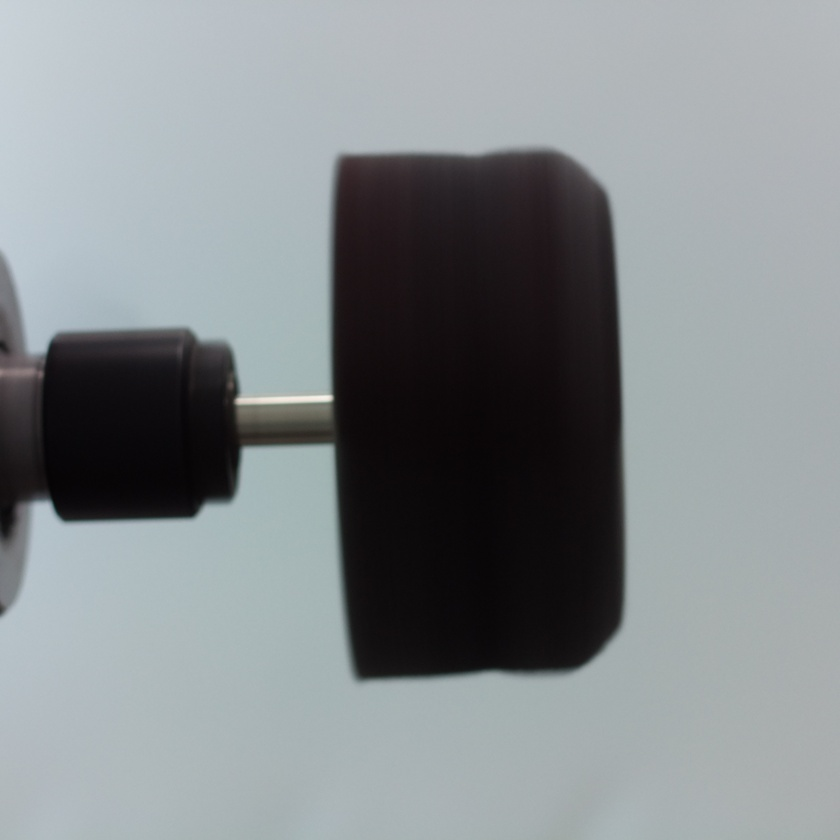
#> input picture Images/60mm/image129.jpeg, 840 x 840 px, shrunk from 2000 x 2000 before the run, found by its file name
$ python test_60.py
#> lines starting #> are read from the running program, lines starting #| are printed output that depends on the picture; after the words box and inside, x2 and y2 are one past the last pixel; in counts of white or black regions, pixels touching at a corner belong together
import cv2
import numpy as np
import matplotlib.pyplot as plt
from scipy.signal import find_peaks # type: ignore
from scipy.interpolate import splprep, splev # type: ignore

def draw_dashed_line(image, start_point, end_point, color, thickness, dash_length):
    x1, y1 = start_point
    x2, y2 = end_point

    total_length = np.sqrt((x2 - x1) ** 2 + (y2 - y1) ** 2)
    num_dashes = int(total_length // dash_length)

    for i in range(num_dashes):
        start = (int(x1 + (x2 - x1) * i / num_dashes), int(y1 + (y2 - y1) * i / num_dashes))
        end = (int(x1 + (x2 - x1) * (i + 0.5) / num_dashes), int(y1 + (y2 - y1) * (i + 0.5) / num_dashes))
        cv2.line(image, start, end, color, thickness)

def draw_vertical_lines_on_image(input_image_path, output_image_path, line_distance):
    # Load the input image
#> called with line_distance = 5
    image = cv2.imread(input_image_path)
#> image is the input picture: shape (840, 840, 3); mean B, G, R 140.6, 138.1, 132.4

    # Convert to grayscale
    gray_image = cv2.cvtColor(image, cv2.COLOR_BGR2GRAY)

    # Convert to binary image using thresholding
    _, binary_image = cv2.threshold(gray_image, 127, 255, cv2.THRESH_BINARY)
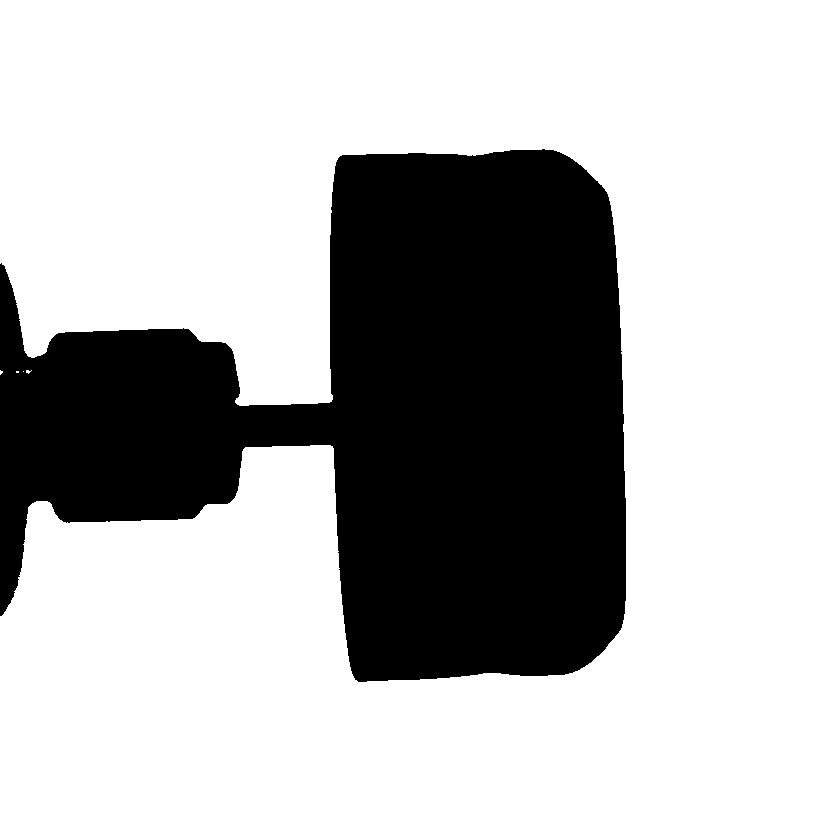
#> binary_image: shape (840, 840); 72.1% white; 1 black region, box (x1, y1, x2, y2) and area: (0, 149, 626, 682) 197079

    # Apply Gaussian blur to the binary image
    blurred_image = cv2.GaussianBlur(binary_image, (5, 5), 0)

    # Detect edges using Canny edge detection
    edges = cv2.Canny(blurred_image, 100, 200)
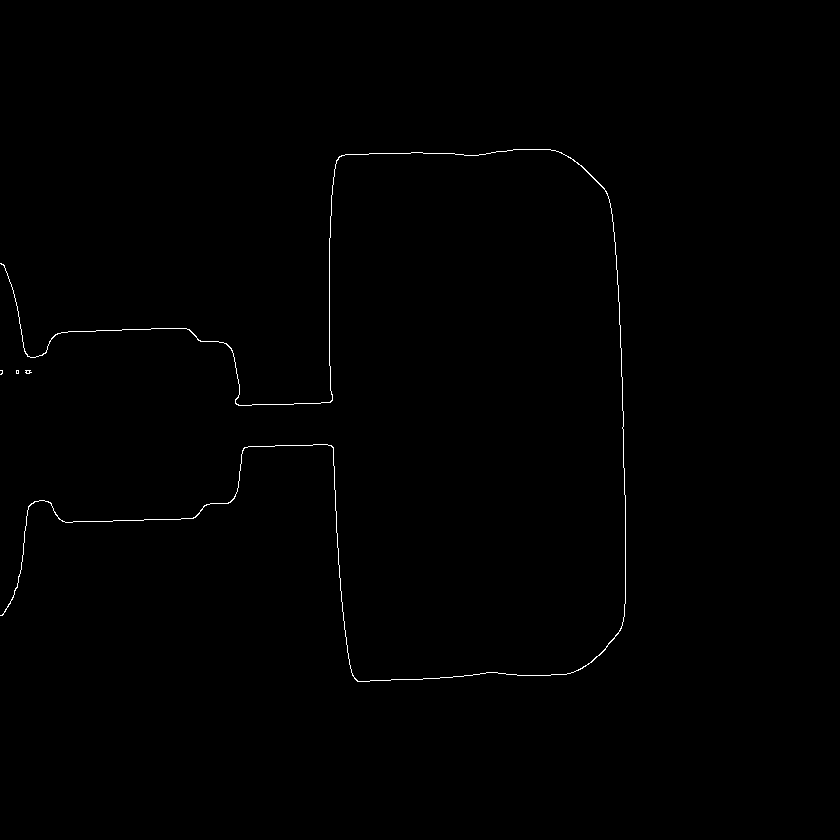
#> edges: shape (840, 840); 0.36% white in thin lines or dots, all inside (x1, y1, x2, y2) = (0, 149, 626, 682)

    # Increase the thickness of the edges
    kernel = np.ones((thickness, thickness), np.uint8)
    edges = cv2.dilate(edges, kernel, iterations=1)
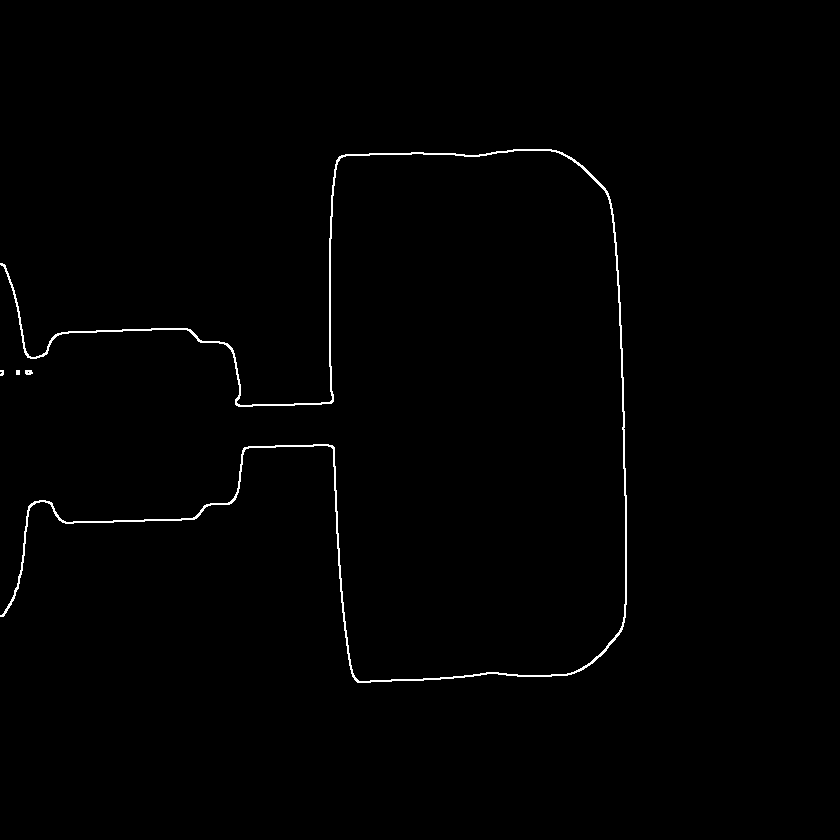
#> edges: shape (840, 840); 0.76% white in thin lines or dots, all inside (x1, y1, x2, y2) = (0, 149, 627, 683)

    # Get the coordinates of edge points
    edge_points = np.column_stack(np.where(edges > 0))
#> edge_points = 5328 pairs, first value 149 to 682, second value 0 to 626

    # Extract x and y coordinates
    x_coords = edge_points[:, 1]
#> x_coords = 5328 values, max 626 at index 3266, min 0 at index 1000, mean 341.1
    y_coords = edge_points[:, 0]
#> y_coords = 5328 values from 149 to 682

    # Define the range and bins for the histogram
    x_min, x_max = x_coords.min(), x_coords.max()
#> x_min = 0; x_max = 626
    bins = np.arange(x_min, x_max + 1)
#> bins = 627 values from 0 to 626

    # Calculate the histogram along the x-axis
    countsX, bin_edges = np.histogram(x_coords, bins=bins)
#> countsX = 626 values, max 260 at index 625, min 4 at index 37, mean 8.51; bin_edges = 627 values from 0 to 626
    bin_centers = (bin_edges[:-1] + bin_edges[1:]) / 2
#> bin_centers = 626 values from 0.5 to 625.5

    '''
    # Limit the data for visualization
    countsX = countsX[:250]
    bin_centers = bin_centers[:250]
    '''

    # Find peaks in the histogram
    peaks, _ = find_peaks(countsX, height=75, distance=50)
#> peaks = [330]

    '''
    # Filter out peaks that are out of the truncated range
    valid_peaks = peaks[peaks < len(countsX)]
    '''

    '''
    # Get peak heights and sort them
    if valid_peaks.size > 0:
        peak_heights = countsX[valid_peaks]
        sorted_peaks = np.argsort(peak_heights)[::-1]
        top_two_peaks = valid_peaks[sorted_peaks[:2]]
    else:
        top_two_peaks = []
    '''

    # Check if there are at least two peaks found
    if len(peaks) >= 2:
        # Get peak heights and sort them
        peak_heights = countsX[peaks]
        sorted_peaks = np.argsort(peak_heights)[::-1]
        top_two_peaks = peaks[sorted_peaks[:2]]

        # Sort the top two peaks by x-coordinate (left to right)
        top_two_peaks = top_two_peaks[np.argsort(bin_centers[top_two_peaks])]

        # Extract x-coordinates of the peaks
        left_peak_x = bin_centers[top_two_peaks[0]]
        right_peak_x = bin_centers[top_two_peaks[1]]

        # Calculate pixel-to-mm conversion factor
        pixel_to_mm = 30.0 / (right_peak_x - left_peak_x)
        print(f"Conversion factor of 1 pixel is {round(pixel_to_mm, 4)} mm")

        # Round values to 2 decimal places
        left_peak_x = round(left_peak_x, 2)
        right_peak_x = round(right_peak_x, 2)

        print(f"Left peak X-coordinate: {round(left_peak_x * pixel_to_mm, 2)}")
        print(f"Right peak X-coordinate: {round(right_peak_x * pixel_to_mm, 2)}")
    else:
        print("Less than two peaks detected.")
        return

    '''
    # Consider histogram endpoints as potential peaks
    potential_peaks = np.concatenate(([0], valid_peaks, [len(countsX)-1]))
    potential_heights = countsX[potential_peaks]
    sorted_potential_peaks = np.argsort(potential_heights)[::-1]
    top_two_peaks_with_ends = potential_peaks[sorted_potential_peaks[:2]]
    '''

    # Consider histogram endpoints as potential peaks
    potential_peaks = np.concatenate(([0], peaks, [len(countsX)-1]))
    potential_heights = countsX[potential_peaks]
    sorted_potential_peaks = np.argsort(potential_heights)[::-1]
    top_two_peaks_with_ends = potential_peaks[sorted_potential_peaks[:2]]

    # Plot Original Image with Edges
    plt.figure(figsize=(15, 6))
    plt.imshow(cv2.cvtColor(image, cv2.COLOR_BGR2RGB))
    plt.contour(edges, colors='r', levels=[0.5])
    plt.title('Image with Edges')
    plt.axis('off')
    plt.show()

    # Plot Histogram and Peaks
    plt.figure(figsize=(15, 6))
    plt.bar(bin_centers, countsX, width=1, color='g', alpha=0.6, label='Histogram')
    plt.plot(bin_centers, countsX, label='Counts')

    if len(top_two_peaks) > 0:
        plt.scatter(bin_centers[top_two_peaks], countsX[top_two_peaks], color='r', s=50, zorder=5, label='Top Peaks')
        plt.axvline(bin_centers[top_two_peaks[0]], color='r', linestyle='--', label='Peak 1')
        if len(top_two_peaks) > 1:
            plt.axvline(bin_centers[top_two_peaks[1]], color='b', linestyle='--', label='Peak 2')

    plt.xlabel('X-coordinate')
    plt.ylabel('Number of Edge Points')
    plt.title('Histogram with Detected Peaks')
    plt.legend()
    plt.grid(True)
    plt.tight_layout()
    plt.show()

    ## For geting the sampled points within the required region (only Flap Wheel)

    # Increase the thickness of the edges
    kernel = np.ones((thickness, thickness), np.uint8)
    edges = cv2.dilate(edges, kernel, iterations=1)

    # Convert the edge image to a color image
    color_edges = cv2.cvtColor(edges, cv2.COLOR_GRAY2BGR)

    # Get the dimensions of the image
    image_height, image_width = edges.shape[:2]

    # Temporary image for drawing lines
    temp_image = np.copy(color_edges)

    # List to store coordinates of highlighted points
    highlighted_points = []
###
    midpoints = []

    # Draw vertical white lines
    for x in range(0, image_width, line_distance):
        # Draw the vertical line on the copy image
        cv2.line(temp_image, (x, 0), (x, image_height - 1), (255, 255, 255), 1)

        # Highlight intersections with red dots
        intersections = []
        for y in range(image_height):
            if edges[y, x] == 255:  # Check if there is an edge at this point
                intersections.append(y)
                # cv2.circle(color_edges, (x, y), dot_radius, (0, 0, 255), -1)  # Draw a red dot

        if len(intersections) > 1:
            # Calculate the midpoint of the intersections
            midpoints.append(np.mean(intersections))

    # Select 10 midpoints from the middle of the list
    num_midpoints = len(midpoints)
    if num_midpoints > 10:
        start_idx = (num_midpoints - 10) // 2
        selected_midpoints = midpoints[start_idx:start_idx + 10]
    else:
        selected_midpoints = midpoints

    # Calculate the average of the selected midpoints
    if selected_midpoints:
        average_y = np.mean(selected_midpoints)

        # Draw a horizontal blue line at the average y-coordinate
        # cv2.line(color_edges, (0, int(average_y)), (image_width - 1, int(average_y)), (255, 0, 0), thickness)

    # Draw a horizontal dashed blue line at the average y-coordinate with increased thickness
    draw_dashed_line(color_edges, (0, int(average_y)), (image_width - 1, int(average_y)), (255, 0, 0), thickness, dash_length)

    # Draw vertical lines at the detected peaks
    for peak_x in [left_peak_x, right_peak_x]:
        cv2.line(color_edges, (int(peak_x), 0), (int(peak_x), image_height), (255, 0, 0), thickness)  # Blue vertical line


    # Remove the vertical lines from the final output
    final_image = color_edges.copy()
    for x in range(0, image_width, line_distance):
        cv2.line(final_image, (x, 0), (x, image_height - 1), (0, 0, 0), 1)
###


    # Draw vertical white lines and highlight intersections
    for x in range(int(left_peak_x), int(right_peak_x), line_distance):
        for y in range(image_height):
            if edges[y, x] == 255:  # Check if there is an edge at this point
                cv2.circle(color_edges, (x, y), dot_radius, (0, 0, 255), -1)  # Draw a red dot
                # Convert pixel coordinates to mm and adjust based on reference axes
                x_mm = (x - left_peak_x) * pixel_to_mm
                y_mm = (average_y - y) * pixel_to_mm  # Flip y-axis
                highlighted_points.append((x_mm, y_mm))  # Store the coordinates in mm
                break
            temp_image[y, x] = (255, 255, 255)  # Draw the vertical line in the temporary image

    # Remove vertical white lines by copying the original thick edges to the final image
    final_image = np.copy(color_edges)

    # Save the resulting image to a file using matplotlib
    plt.imsave(output_image_path, cv2.cvtColor(final_image, cv2.COLOR_BGR2RGB))

    # Display the resulting image using matplotlib
    plt.imshow(cv2.cvtColor(color_edges, cv2.COLOR_BGR2RGB))
    plt.title('Vertical Lines and Intersections Highlighted')
    plt.axis('off')  # Hide axis
    plt.show()

    # Save the coordinates in mm to a text file
    with open(coordinates_output_path, 'w') as file:
        for point in highlighted_points:
            file.write(f"{point[0]:.2f}, {point[1]:.2f}\n")

    # Return the list of highlighted points
    return highlighted_points

def plot_spline_from_coordinates(coordinates_file):
    # Read coordinates from the file
    with open(coordinates_output_path, 'r') as file:
#> (reads outputs/coordinates_test_60.txt from the repository)
        lines = file.readlines()

    # Parse the coordinates
    coordinates = []
    for line in lines:
        x, y = map(float, line.strip().split(', '))
        coordinates.append((x, y))

    # Convert to numpy array for easier manipulation
    coordinates = np.array(coordinates)

    # Sort coordinates by x-value
    sorted_coords = coordinates[np.argsort(coordinates[:, 0])]
    x_sorted = sorted_coords[:, 0]
    y_sorted = sorted_coords[:, 1]

    # Scale the coordinates
    # x_scaled = x_sorted * x_scale
    # y_scaled = y_sorted * y_scale


     # Fit a spline to the data points
    tck, u = splprep([x_sorted, y_sorted], s=0)
    unew = np.linspace(0, 1.0, num=len(x_sorted)*10)  # Generate points for smooth spline
    out = splev(unew, tck)

    # Plotting
    plt.figure(figsize=(10, 6))
    plt.plot(out[0], out[1], 'b-', label='Spline')
    # plt.scatter(x_sorted, y_sorted, color='r', label='Sampled Points')
    plt.xlabel('X-coordinate (mm)')
    plt.ylabel('Y-coordinate (mm)')
    plt.title('Spline Through Sampled Points')
    # plt.gca().invert_yaxis()  # Flip the y-axis

    # Set axis limits for better scaling (optional)
    # plt.xlim(min(x_scaled) - 100, max(x_scaled) + 100)  # Extend range for X-axis
    # plt.ylim(min(y_scaled) - 100, max(y_scaled) + 100)  # Extend range for Y-axis

    # plt.gca().invert_yaxis()  # Flip the y-axis
    plt.legend()
    plt.grid(True)
    plt.show()
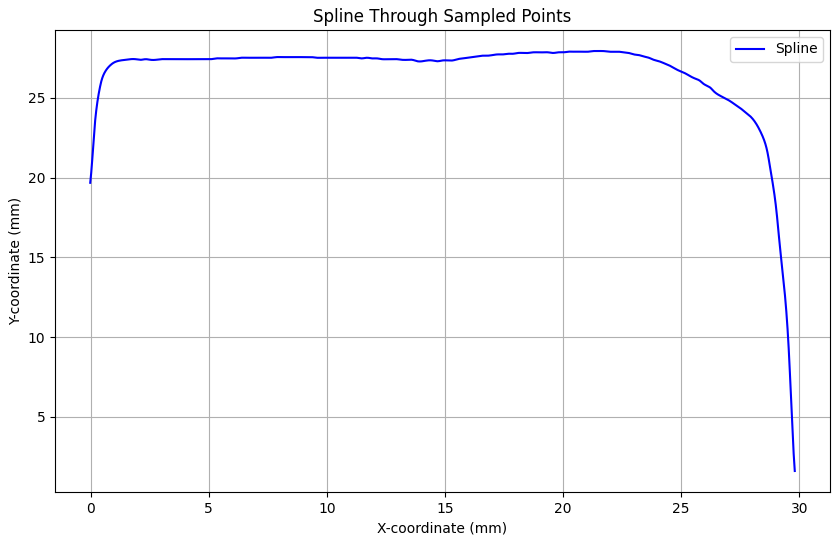
#> figure drawn by matplotlib, 1 panel; curve peaks at x = 21.64, y = 27.93

# Parameters
input_image_path = r'D:\My Files\HiWi IFPT\hiwiifpt\Images\60mm\image129.jpeg'  # Path to the input image
output_image_path = r'D:\My Files\HiWi IFPT\hiwiifpt\outputs\test_60.jpg'  # Path to save the output image
coordinates_output_path = r'D:\My Files\HiWi IFPT\hiwiifpt\outputs\coordinates_test_60.txt'  # Path to save the coordinates of the highlighted points
line_distance = 5  # Distance between vertical lines
thickness = 2  # Thickness of the edges of the edge image
dot_radius = 3  # Radius of the red dots at intersection
x_scale = 1.5  # Scale factor for X-axis
y_scale = 1.2  # Scale factor for Y-axis
dash_length = 10  # Length of each dash in the dashed line

# Draw vertical lines on the input image
draw_vertical_lines_on_image(input_image_path, output_image_path, line_distance)
plot_spline_from_coordinates(coordinates_output_path)
